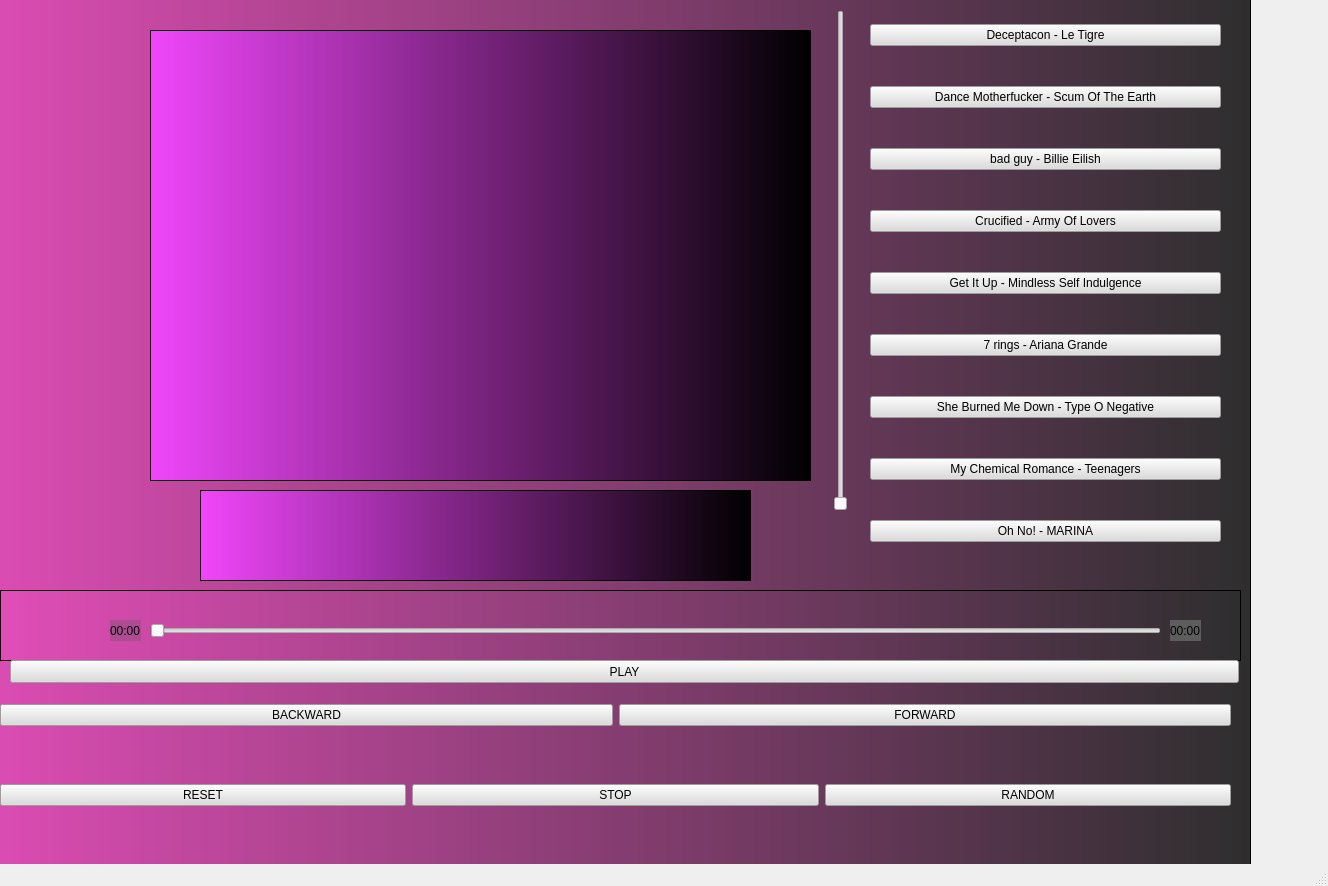
<?xml version="1.0" encoding="UTF-8"?>
<ui version="4.0">
 <class>MainWindow</class>
 <widget class="QMainWindow" name="MainWindow">
  <property name="geometry">
   <rect>
    <x>0</x>
    <y>0</y>
    <width>1328</width>
    <height>886</height>
   </rect>
  </property>
  <property name="windowTitle">
   <string>MainWindow</string>
  </property>
  <widget class="QWidget" name="centralwidget">
   <widget class="QListView" name="listView">
    <property name="geometry">
     <rect>
      <x>-50</x>
      <y>-10</y>
      <width>1301</width>
      <height>931</height>
     </rect>
    </property>
    <property name="styleSheet">
     <string notr="true">background-color: qlineargradient(spread:pad, x1:0, y1:0, x2:1, y2:0, stop:0 rgba(225, 77, 183, 255), stop:1 rgba(46, 46, 46, 255));</string>
    </property>
   </widget>
   <widget class="QWidget" name="horizontalLayoutWidget">
    <property name="geometry">
     <rect>
      <x>0</x>
      <y>680</y>
      <width>1231</width>
      <height>71</height>
     </rect>
    </property>
    <layout class="QHBoxLayout" name="horizontalLayout">
     <item>
      <widget class="QPushButton" name="backward">
       <property name="styleSheet">
        <string notr="true">font: 8pt &quot;Elephant&quot;;
background-color: rgb(220, 220, 220);
border-left-color: rgb(0, 0, 0);</string>
       </property>
       <property name="text">
        <string>BACKWARD</string>
       </property>
      </widget>
     </item>
     <item>
      <widget class="QPushButton" name="forward">
       <property name="styleSheet">
        <string notr="true">font: 8pt &quot;Elephant&quot;;
background-color: rgb(220, 220, 220);
border-left-color: rgb(0, 0, 0);</string>
       </property>
       <property name="text">
        <string>FORWARD</string>
       </property>
      </widget>
     </item>
    </layout>
   </widget>
   <widget class="QWidget" name="horizontalLayoutWidget_3">
    <property name="geometry">
     <rect>
      <x>0</x>
      <y>750</y>
      <width>1231</width>
      <height>91</height>
     </rect>
    </property>
    <layout class="QHBoxLayout" name="horizontalLayout_3">
     <item>
      <widget class="QPushButton" name="reset">
       <property name="styleSheet">
        <string notr="true">font: 8pt &quot;Elephant&quot;;
background-color: rgb(220, 220, 220);
border-left-color: rgb(0, 0, 0);</string>
       </property>
       <property name="text">
        <string>RESET</string>
       </property>
      </widget>
     </item>
     <item>
      <widget class="QPushButton" name="pause">
       <property name="styleSheet">
        <string notr="true">font: 8pt &quot;Elephant&quot;;
background-color: rgb(220, 220, 220);
border-left-color: rgb(0, 0, 0);</string>
       </property>
       <property name="text">
        <string>STOP</string>
       </property>
      </widget>
     </item>
     <item>
      <widget class="QPushButton" name="random">
       <property name="styleSheet">
        <string notr="true">font: 8pt &quot;Elephant&quot;;
background-color: rgb(220, 220, 220);
border-left-color: rgb(0, 0, 0);</string>
       </property>
       <property name="text">
        <string>RANDOM</string>
       </property>
      </widget>
     </item>
    </layout>
   </widget>
   <widget class="QLabel" name="decaptacon">
    <property name="geometry">
     <rect>
      <x>230</x>
      <y>50</y>
      <width>511</width>
      <height>421</height>
     </rect>
    </property>
    <property name="text">
     <string/>
    </property>
    <property name="pixmap">
     <pixmap>deteptacon.webp</pixmap>
    </property>
    <property name="scaledContents">
     <bool>true</bool>
    </property>
   </widget>
   <widget class="QWidget" name="verticalLayoutWidget">
    <property name="geometry">
     <rect>
      <x>870</x>
      <y>-10</y>
      <width>351</width>
      <height>591</height>
     </rect>
    </property>
    <layout class="QVBoxLayout" name="verticalLayout">
     <item>
      <widget class="QPushButton" name="decetaconbutton">
       <property name="styleSheet">
        <string notr="true">font: 8pt &quot;Elephant&quot;;
background-color: rgb(220, 220, 220);
border-left-color: rgb(0, 0, 0);</string>
       </property>
       <property name="text">
        <string>Deceptacon - Le Tigre</string>
       </property>
      </widget>
     </item>
     <item>
      <widget class="QPushButton" name="dancebutton">
       <property name="styleSheet">
        <string notr="true">font: 8pt &quot;Elephant&quot;;
background-color: rgb(220, 220, 220);
border-left-color: rgb(0, 0, 0);</string>
       </property>
       <property name="text">
        <string>Dance Motherfucker - Scum Of The Earth</string>
       </property>
      </widget>
     </item>
     <item>
      <widget class="QPushButton" name="guybutton">
       <property name="styleSheet">
        <string notr="true">font: 8pt &quot;Elephant&quot;;
background-color: rgb(220, 220, 220);
border-left-color: rgb(0, 0, 0);</string>
       </property>
       <property name="text">
        <string>bad guy - Billie Eilish</string>
       </property>
      </widget>
     </item>
     <item>
      <widget class="QPushButton" name="crucifedbutton">
       <property name="styleSheet">
        <string notr="true">font: 8pt &quot;Elephant&quot;;
background-color: rgb(220, 220, 220);
border-left-color: rgb(0, 0, 0);</string>
       </property>
       <property name="text">
        <string>Crucified - Army Of Lovers</string>
       </property>
      </widget>
     </item>
     <item>
      <widget class="QPushButton" name="detbutton">
       <property name="styleSheet">
        <string notr="true">font: 8pt &quot;Elephant&quot;;
background-color: rgb(220, 220, 220);
border-left-color: rgb(0, 0, 0);</string>
       </property>
       <property name="text">
        <string>Get It Up - Mindless Self Indulgence</string>
       </property>
      </widget>
     </item>
     <item>
      <widget class="QPushButton" name="ringsbutton">
       <property name="styleSheet">
        <string notr="true">font: 8pt &quot;Elephant&quot;;
background-color: rgb(220, 220, 220);
border-left-color: rgb(0, 0, 0);</string>
       </property>
       <property name="text">
        <string>7 rings - Ariana Grande</string>
       </property>
      </widget>
     </item>
     <item>
      <widget class="QPushButton" name="shebutton">
       <property name="styleSheet">
        <string notr="true">font: 8pt &quot;Elephant&quot;;
background-color: rgb(220, 220, 220);
border-left-color: rgb(0, 0, 0);</string>
       </property>
       <property name="text">
        <string>She Burned Me Down - Type O Negative</string>
       </property>
      </widget>
     </item>
     <item>
      <widget class="QPushButton" name="MyButton">
       <property name="styleSheet">
        <string notr="true">font: 8pt &quot;Elephant&quot;;
background-color: rgb(220, 220, 220);
border-left-color: rgb(0, 0, 0);</string>
       </property>
       <property name="text">
        <string>My Chemical Romance - Teenagers</string>
       </property>
      </widget>
     </item>
     <item>
      <widget class="QPushButton" name="ofbutton">
       <property name="styleSheet">
        <string notr="true">font: 8pt &quot;Elephant&quot;;
background-color: rgb(220, 220, 220);
border-left-color: rgb(0, 0, 0);</string>
       </property>
       <property name="text">
        <string>Oh No! - MARINA</string>
       </property>
      </widget>
     </item>
    </layout>
   </widget>
   <widget class="QListView" name="white">
    <property name="geometry">
     <rect>
      <x>150</x>
      <y>30</y>
      <width>661</width>
      <height>451</height>
     </rect>
    </property>
    <property name="styleSheet">
     <string notr="true">background-color: qlineargradient(spread:pad, x1:0, y1:0, x2:1, y2:0, stop:0 rgba(240, 70, 250, 255), stop:1 rgba(0, 0, 0, 255));</string>
    </property>
   </widget>
   <widget class="QListWidget" name="listWidget">
    <property name="geometry">
     <rect>
      <x>0</x>
      <y>590</y>
      <width>1241</width>
      <height>71</height>
     </rect>
    </property>
    <property name="styleSheet">
     <string notr="true">background-color: qlineargradient(spread:pad, x1:0, y1:0, x2:1, y2:0, stop:0 rgba(225, 77, 183, 255), stop:1 rgba(46, 46, 46, 255));</string>
    </property>
   </widget>
   <widget class="QSlider" name="horizontalSlider">
    <property name="geometry">
     <rect>
      <x>150</x>
      <y>620</y>
      <width>1011</width>
      <height>22</height>
     </rect>
    </property>
    <property name="orientation">
     <enum>Qt::Horizontal</enum>
    </property>
   </widget>
   <widget class="QSlider" name="verticalSlider">
    <property name="geometry">
     <rect>
      <x>830</x>
      <y>10</y>
      <width>21</width>
      <height>501</height>
     </rect>
    </property>
    <property name="orientation">
     <enum>Qt::Vertical</enum>
    </property>
   </widget>
   <widget class="QPushButton" name="play">
    <property name="enabled">
     <bool>true</bool>
    </property>
    <property name="geometry">
     <rect>
      <x>10</x>
      <y>660</y>
      <width>1229</width>
      <height>23</height>
     </rect>
    </property>
    <property name="styleSheet">
     <string notr="true">font: 8pt &quot;Elephant&quot;;
background-color: rgb(220, 220, 220);
border-left-color: rgb(0, 0, 0);</string>
    </property>
    <property name="text">
     <string>PLAY</string>
    </property>
   </widget>
   <widget class="QListWidget" name="listWidget_2">
    <property name="geometry">
     <rect>
      <x>0</x>
      <y>660</y>
      <width>1241</width>
      <height>91</height>
     </rect>
    </property>
   </widget>
   <widget class="QListWidget" name="listWidget_3">
    <property name="geometry">
     <rect>
      <x>10</x>
      <y>750</y>
      <width>1231</width>
      <height>101</height>
     </rect>
    </property>
   </widget>
   <widget class="QLabel" name="ohno">
    <property name="geometry">
     <rect>
      <x>230</x>
      <y>50</y>
      <width>511</width>
      <height>421</height>
     </rect>
    </property>
    <property name="text">
     <string/>
    </property>
    <property name="pixmap">
     <pixmap>ohno.jpg</pixmap>
    </property>
    <property name="scaledContents">
     <bool>true</bool>
    </property>
   </widget>
   <widget class="QLabel" name="abr">
    <property name="geometry">
     <rect>
      <x>230</x>
      <y>50</y>
      <width>511</width>
      <height>421</height>
     </rect>
    </property>
    <property name="text">
     <string/>
    </property>
    <property name="pixmap">
     <pixmap>m1000x1000.jpeg</pixmap>
    </property>
    <property name="scaledContents">
     <bool>true</bool>
    </property>
   </widget>
   <widget class="QLabel" name="sshe">
    <property name="geometry">
     <rect>
      <x>230</x>
      <y>50</y>
      <width>511</width>
      <height>421</height>
     </rect>
    </property>
    <property name="text">
     <string/>
    </property>
    <property name="pixmap">
     <pixmap>../pictures/artworks-wtL0HSLvWlS4-0-t500x500.jpg</pixmap>
    </property>
    <property name="scaledContents">
     <bool>true</bool>
    </property>
   </widget>
   <widget class="QLabel" name="rrin">
    <property name="geometry">
     <rect>
      <x>230</x>
      <y>50</y>
      <width>511</width>
      <height>421</height>
     </rect>
    </property>
    <property name="text">
     <string/>
    </property>
    <property name="pixmap">
     <pixmap>../pictures/Ariana_Grande_-_7_rings.png</pixmap>
    </property>
    <property name="scaledContents">
     <bool>true</bool>
    </property>
   </widget>
   <widget class="QLabel" name="iff">
    <property name="geometry">
     <rect>
      <x>230</x>
      <y>50</y>
      <width>511</width>
      <height>421</height>
     </rect>
    </property>
    <property name="text">
     <string/>
    </property>
    <property name="pixmap">
     <pixmap>get.jpeg</pixmap>
    </property>
    <property name="scaledContents">
     <bool>true</bool>
    </property>
   </widget>
   <widget class="QLabel" name="cr">
    <property name="geometry">
     <rect>
      <x>230</x>
      <y>50</y>
      <width>511</width>
      <height>421</height>
     </rect>
    </property>
    <property name="text">
     <string/>
    </property>
    <property name="pixmap">
     <pixmap>cru.webp</pixmap>
    </property>
    <property name="scaledContents">
     <bool>true</bool>
    </property>
   </widget>
   <widget class="QLabel" name="dancem">
    <property name="geometry">
     <rect>
      <x>230</x>
      <y>50</y>
      <width>511</width>
      <height>421</height>
     </rect>
    </property>
    <property name="text">
     <string/>
    </property>
    <property name="pixmap">
     <pixmap>dance.jpeg</pixmap>
    </property>
    <property name="scaledContents">
     <bool>true</bool>
    </property>
   </widget>
   <widget class="QLabel" name="madd">
    <property name="geometry">
     <rect>
      <x>230</x>
      <y>50</y>
      <width>511</width>
      <height>421</height>
     </rect>
    </property>
    <property name="text">
     <string/>
    </property>
    <property name="pixmap">
     <pixmap>mad.webp</pixmap>
    </property>
    <property name="scaledContents">
     <bool>true</bool>
    </property>
   </widget>
   <widget class="QLabel" name="badg">
    <property name="geometry">
     <rect>
      <x>230</x>
      <y>50</y>
      <width>511</width>
      <height>421</height>
     </rect>
    </property>
    <property name="text">
     <string/>
    </property>
    <property name="pixmap">
     <pixmap>bad.png</pixmap>
    </property>
    <property name="scaledContents">
     <bool>true</bool>
    </property>
   </widget>
   <widget class="QListView" name="listView_2">
    <property name="geometry">
     <rect>
      <x>200</x>
      <y>490</y>
      <width>551</width>
      <height>91</height>
     </rect>
    </property>
    <property name="styleSheet">
     <string notr="true">background-color: qlineargradient(spread:pad, x1:0, y1:0, x2:1, y2:0, stop:0 rgba(240, 70, 250, 255), stop:1 rgba(0, 0, 0, 255));</string>
    </property>
   </widget>
   <widget class="QLabel" name="label_2">
    <property name="geometry">
     <rect>
      <x>210</x>
      <y>500</y>
      <width>531</width>
      <height>71</height>
     </rect>
    </property>
    <property name="text">
     <string/>
    </property>
    <property name="pixmap">
     <pixmap>f01200bb04ab14d01639b627d62e8642.jpg</pixmap>
    </property>
    <property name="scaledContents">
     <bool>true</bool>
    </property>
   </widget>
   <widget class="QLabel" name="label_3">
    <property name="geometry">
     <rect>
      <x>160</x>
      <y>40</y>
      <width>631</width>
      <height>431</height>
     </rect>
    </property>
    <property name="text">
     <string/>
    </property>
    <property name="scaledContents">
     <bool>true</bool>
    </property>
   </widget>
   <widget class="QLabel" name="time1">
    <property name="geometry">
     <rect>
      <x>110</x>
      <y>620</y>
      <width>31</width>
      <height>21</height>
     </rect>
    </property>
    <property name="styleSheet">
     <string notr="true">background-color: rgb(230, 91, 198);
background-color: rgb(173, 76, 144);</string>
    </property>
    <property name="text">
     <string>00:00</string>
    </property>
   </widget>
   <widget class="QLabel" name="time2">
    <property name="geometry">
     <rect>
      <x>1170</x>
      <y>620</y>
      <width>31</width>
      <height>21</height>
     </rect>
    </property>
    <property name="styleSheet">
     <string notr="true">background-color: rgb(93, 93, 93);</string>
    </property>
    <property name="text">
     <string>00:00</string>
    </property>
   </widget>
   <widget class="QLabel" name="label_4">
    <property name="geometry">
     <rect>
      <x>-120</x>
      <y>280</y>
      <width>361</width>
      <height>311</height>
     </rect>
    </property>
    <property name="text">
     <string/>
    </property>
    <property name="pixmap">
     <pixmap>КОТ1.png</pixmap>
    </property>
    <property name="scaledContents">
     <bool>true</bool>
    </property>
   </widget>
   <widget class="QLabel" name="label_5">
    <property name="geometry">
     <rect>
      <x>780</x>
      <y>510</y>
      <width>71</width>
      <height>71</height>
     </rect>
    </property>
    <property name="text">
     <string/>
    </property>
    <property name="pixmap">
     <pixmap>smile.png</pixmap>
    </property>
    <property name="scaledContents">
     <bool>true</bool>
    </property>
   </widget>
   <widget class="QLabel" name="label_7">
    <property name="geometry">
     <rect>
      <x>180</x>
      <y>-40</y>
      <width>611</width>
      <height>151</height>
     </rect>
    </property>
    <property name="text">
     <string/>
    </property>
    <property name="pixmap">
     <pixmap>плеер-no-bg-preview (carve.photos).png</pixmap>
    </property>
    <property name="scaledContents">
     <bool>true</bool>
    </property>
   </widget>
   <widget class="QLabel" name="label_6">
    <property name="geometry">
     <rect>
      <x>-20</x>
      <y>20</y>
      <width>141</width>
      <height>241</height>
     </rect>
    </property>
    <property name="text">
     <string/>
    </property>
    <property name="pixmap">
     <pixmap>190484623-no-bg-preview (carve.photos).png</pixmap>
    </property>
    <property name="scaledContents">
     <bool>true</bool>
    </property>
   </widget>
   <widget class="QLabel" name="label_8">
    <property name="geometry">
     <rect>
      <x>40</x>
      <y>100</y>
      <width>141</width>
      <height>241</height>
     </rect>
    </property>
    <property name="text">
     <string/>
    </property>
    <property name="pixmap">
     <pixmap>190484623-no-bg-preview (carve.photos).png</pixmap>
    </property>
    <property name="scaledContents">
     <bool>true</bool>
    </property>
   </widget>
   <widget class="QLabel" name="label">
    <property name="geometry">
     <rect>
      <x>160</x>
      <y>40</y>
      <width>641</width>
      <height>431</height>
     </rect>
    </property>
    <property name="text">
     <string/>
    </property>
    <property name="pixmap">
     <pixmap>i (1).webp</pixmap>
    </property>
    <property name="scaledContents">
     <bool>true</bool>
    </property>
   </widget>
   <zorder>listWidget_3</zorder>
   <zorder>listWidget_2</zorder>
   <zorder>listView</zorder>
   <zorder>horizontalLayoutWidget</zorder>
   <zorder>horizontalLayoutWidget_3</zorder>
   <zorder>decaptacon</zorder>
   <zorder>verticalLayoutWidget</zorder>
   <zorder>listWidget</zorder>
   <zorder>verticalSlider</zorder>
   <zorder>play</zorder>
   <zorder>ohno</zorder>
   <zorder>abr</zorder>
   <zorder>sshe</zorder>
   <zorder>rrin</zorder>
   <zorder>iff</zorder>
   <zorder>cr</zorder>
   <zorder>dancem</zorder>
   <zorder>madd</zorder>
   <zorder>badg</zorder>
   <zorder>white</zorder>
   <zorder>listView_2</zorder>
   <zorder>label_2</zorder>
   <zorder>label_3</zorder>
   <zorder>label_4</zorder>
   <zorder>label_5</zorder>
   <zorder>label_6</zorder>
   <zorder>label_8</zorder>
   <zorder>label</zorder>
   <zorder>label_7</zorder>
   <zorder>horizontalSlider</zorder>
   <zorder>time1</zorder>
   <zorder>time2</zorder>
  </widget>
  <widget class="QMenuBar" name="menubar">
   <property name="geometry">
    <rect>
     <x>0</x>
     <y>0</y>
     <width>1328</width>
     <height>21</height>
    </rect>
   </property>
  </widget>
  <widget class="QStatusBar" name="statusbar"/>
 </widget>
 <resources/>
 <connections>
  <connection>
   <sender>listView_2</sender>
   <signal>activated(QModelIndex)</signal>
   <receiver>label_2</receiver>
   <slot>clear()</slot>
   <hints>
    <hint type="sourcelabel">
     <x>672</x>
     <y>562</y>
    </hint>
    <hint type="destinationlabel">
     <x>547</x>
     <y>583</y>
    </hint>
   </hints>
  </connection>
 </connections>
</ui>
